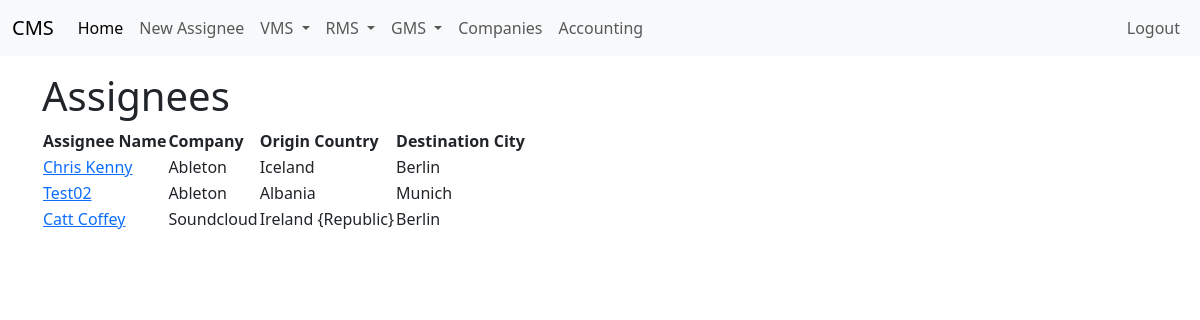
Page /assignees (signed in) on the earlier database version.
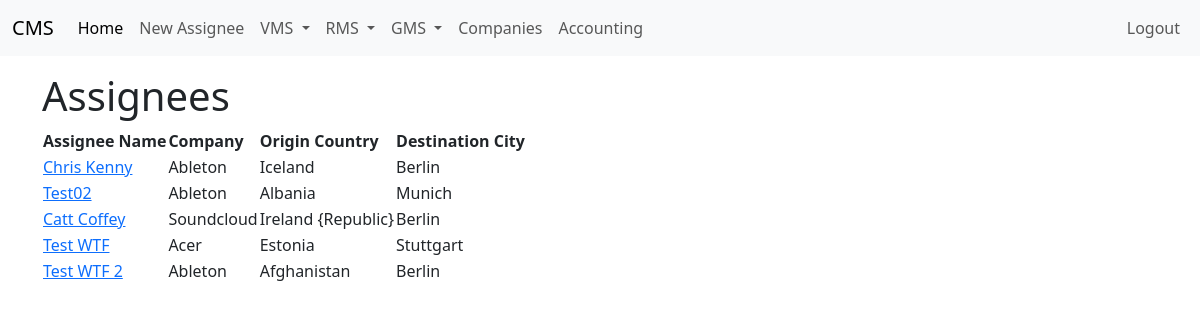
Same page on the later database version.
### app/models.py (models this page shows, shortened)
class Assignee(db.Model):
    id: so.Mapped[int] = so.mapped_column(primary_key=True)
    name: so.Mapped[str] = so.mapped_column(sa.String(100), index=True)
    origin_country: so.Mapped[str] = so.mapped_column(sa.String(100), index=True)
    destination_city: so.Mapped[str] = so.mapped_column(sa.String(100), index=True)
    company_id: so.Mapped[int] = so.mapped_column(sa.ForeignKey("company.id"))
    create_date: so.Mapped[datetime] = so.mapped_column(index=True, default=lambda: datetime.now(timezone.utc))
    company: so.Mapped["Company"] = so.relationship(back_populates="assignees")
    packages: so.Mapped[List["Package"]] = so.relationship(
        secondary="assignee_package",
        back_populates="assignees"
    )

class Company(db.Model):
    id: so.Mapped[int] = so.mapped_column(primary_key=True)
    name: so.Mapped[str] = so.mapped_column(sa.String(100), index=True, unique=True)
    contact: so.Mapped[str] = so.mapped_column(sa.String(256))
    address1: so.Mapped[str] = so.mapped_column(sa.String(64), nullable=True)
    address2: so.Mapped[str] = so.mapped_column(sa.String(64), nullable=True)
    postcode: so.Mapped[int] = so.mapped_column(sa.Integer, nullable=True)
    city: so.Mapped[str] = so.mapped_column(sa.String(64), nullable=True)
    notes: so.Mapped[Optional[str]] = so.mapped_column(sa.String(1064))
    assignees: so.Mapped[List["Assignee"]] = so.relationship(back_populates="company", cascade="all, delete-orphan")
    company_packages: so.Mapped[List["CompanyPackage"]] = so.relationship(back_populates="company")

### app/routes.py (the view)
@app.route("/assignees", methods=["GET"])
@login_required
def assignees():
    assignees = Assignee.query.order_by(Assignee.create_date).all()
    return render_template("assignees.html", assignees=assignees)

### app/models.py (called while the page is built)
@login.user_loader
def load_user(id):
    return db.session.get(User, int(id))

### app/templates/assignees.html
{% extends 'base.html' %}
{% block content %}
<h1>Assignees</h1>
<table>
    <thead>
        <th>Assignee Name</th>
        <th>Company</th>
        <th>Origin Country</th>
        <th>Destination City</th>
    </thead>
    <tbody>
        {% for assignee in assignees %}
        <tr>
            <td><a href="{{url_for('view_assignee', assignee_id=assignee.id)}}">{{assignee.name}}</a></td>
            <td>{{assignee.company.name}}</td>
            <td>{{assignee.origin_country}}</td>
            <td>{{assignee.destination_city}}</td>
        </tr>
        {% endfor %}
    </tbody>
</table>
{% endblock %}

### app/templates/base.html (shortened to what this page needs)
<!doctype html>
<html>
    <head>
        <link href="https://cdn.jsdelivr.net/npm/bootstrap@5.3.3/dist/css/bootstrap.min.css" rel="stylesheet">
    </head>
    <body>
        <nav class="navbar navbar-expand-lg bg-body-tertiary">
            <div class="container-fluid">
              <a class="navbar-brand" href="{{url_for('index')}}">CMS</a>
              <div class="collapse navbar-collapse" id="navbarSupportedContent">
                <ul class="navbar-nav me-auto mb-2 mb-lg-0">
                  <li class="nav-item">
                    <a class="nav-link active" aria-current="page" href="{{url_for('index')}}">Home</a>
                  </li>
                  <li class="nav-item">
                    <a class="nav-link" href="{{ url_for('new_assignee') }}">New Assignee</a>
                  </li>
                  <li class="nav-item dropdown">
                    <a class="nav-link dropdown-toggle" href="#" role="button" data-bs-toggle="dropdown" aria-expanded="false">
                      VMS
                    </a>
                  </li>
                  <li class="nav-item dropdown">
                    <a class="nav-link dropdown-toggle" href="#" role="button" data-bs-toggle="dropdown" aria-expanded="false">
                      RMS
                    </a>
                  </li>
                  <li class="nav-item dropdown">
                    <a class="nav-link dropdown-toggle" href="#" role="button" data-bs-toggle="dropdown" aria-expanded="false">
                      GMS
                    </a>
                  </li>
                    <a class="nav-link" href="{{ url_for('companies') }}">Companies</a>
                  <li class="nav-item">
                    <a class="nav-link" href="{{ url_for('accounting') }}">Accounting</a>
                  </li>
                </ul>
                <ul class="navbar-nav mb-2 mb-lg-0">
                  {% if current_user.is_anonymous %}
                  <li class="nav-item">
                    <a class="nav-link" aria-current="page" href="{{ url_for('login') }}">Login</a>
                  </li>
                  {% else %}
                  <li class="nav-item">
                    <a class="nav-link" aria-current="page" href="{{ url_for('logout') }}">Logout</a>
                  {% endif %}
                  </li>
                </ul>
              </div>
            </div>
          </nav>
        <div class="container mt-3">
        {% block content %}{% endblock %}
        </div>
    </body>
</html>

Differences in the rows shown:
added Assignee: name "Test WTF", company.name "Acer", origin_country "Estonia", destination_city "Stuttgart"
added Assignee: name "Test WTF 2", company.name "Ableton", origin_country "Afghanistan", destination_city "Berlin"
